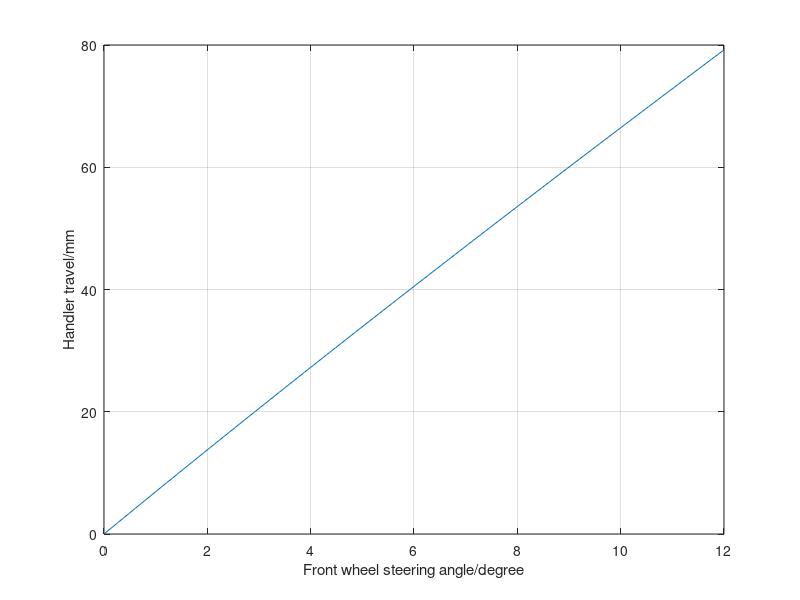

This chart was generated by the following MATLAB code:
%steering calculation
clear
clc

steeringAngle = linspace(0,12,100);
travel = 102;
x =  sqrt(435^2-(297-travel.*sin(deg2rad(steeringAngle))).^2)-sqrt(435^2-297^2) ;
d = 230.*asin(x./55);

plot(steeringAngle,d);
xlabel('Front wheel steering angle/degree');
ylabel('Handler travel/mm')
grid on
